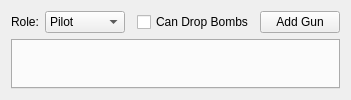
<?xml version="1.0" encoding="UTF-8"?>
<ui version="4.0">
 <class>CrewEditorTab</class>
 <widget class="QWidget" name="CrewEditorTab">
  <property name="sizePolicy">
   <sizepolicy hsizetype="Maximum" vsizetype="Preferred">
    <horstretch>0</horstretch>
    <verstretch>0</verstretch>
   </sizepolicy>
  </property>
  <property name="windowTitle">
   <string>Form</string>
  </property>
  <layout class="QGridLayout" name="gridLayout">
   <item row="0" column="4">
    <widget class="QPushButton" name="add_gun_btn">
     <property name="text">
      <string>Add Gun</string>
     </property>
    </widget>
   </item>
   <item row="0" column="0">
    <widget class="QLabel" name="label">
     <property name="text">
      <string>Role:</string>
     </property>
    </widget>
   </item>
   <item row="0" column="1">
    <widget class="QComboBox" name="role_cmb">
     <property name="currentIndex">
      <number>0</number>
     </property>
     <item>
      <property name="text">
       <string>Pilot</string>
      </property>
     </item>
     <item>
      <property name="text">
       <string>Co-Pilot</string>
      </property>
     </item>
     <item>
      <property name="text">
       <string>Observer</string>
      </property>
     </item>
     <item>
      <property name="text">
       <string>Gunner</string>
      </property>
     </item>
    </widget>
   </item>
   <item row="1" column="0" colspan="5">
    <widget class="QTabWidget" name="gun_tab_widget">
     <property name="tabsClosable">
      <bool>true</bool>
     </property>
    </widget>
   </item>
   <item row="0" column="3">
    <widget class="QCheckBox" name="checkBox">
     <property name="sizePolicy">
      <sizepolicy hsizetype="Maximum" vsizetype="Fixed">
       <horstretch>0</horstretch>
       <verstretch>0</verstretch>
      </sizepolicy>
     </property>
     <property name="text">
      <string>Can Drop Bombs</string>
     </property>
    </widget>
   </item>
  </layout>
 </widget>
 <tabstops>
  <tabstop>role_cmb</tabstop>
 </tabstops>
 <resources/>
 <connections/>
</ui>
